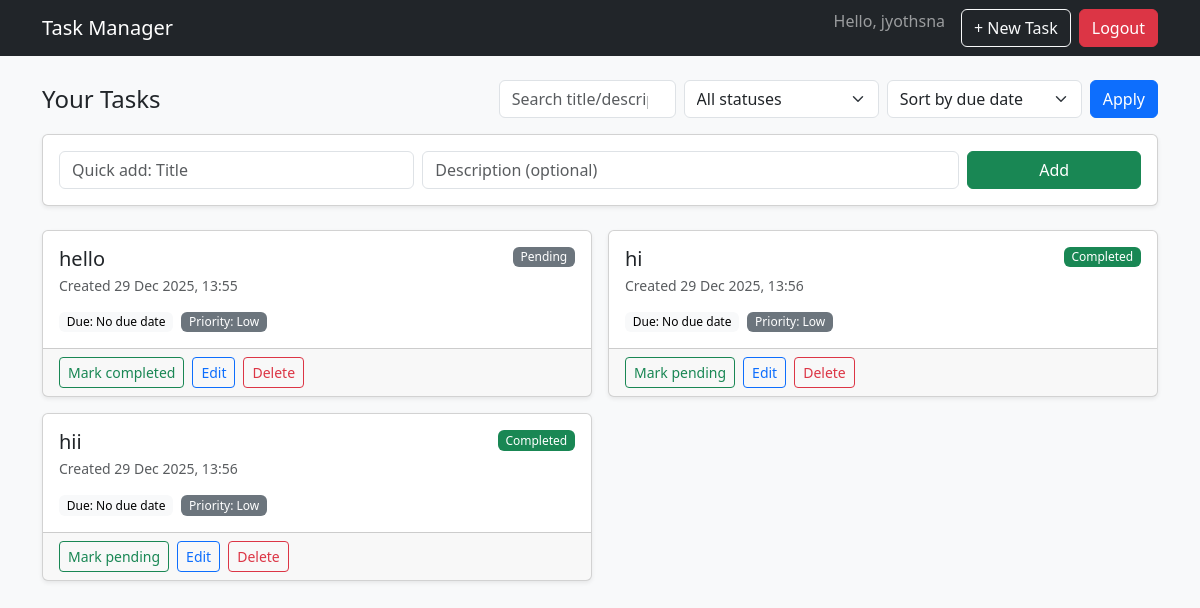
The page / (signed in) on the database its author committed.
### models.py (models this page shows, shortened)
class User(UserMixin, db.Model):
    __tablename__ = 'users'
    id = db.Column(db.Integer, primary_key=True)
    username = db.Column(db.String(150), unique=True, nullable=False)
    email = db.Column(db.String(150), unique=True, nullable=False)
    password_hash = db.Column(db.String(256), nullable=False)

class Task(db.Model):
    __tablename__ = 'tasks'
    id = db.Column(db.Integer, primary_key=True)
    title = db.Column(db.String(150), nullable=False)
    description = db.Column(db.Text, nullable=True)
    status = db.Column(db.String(20), default='Pending', nullable=False)  # Pending/In Progress/Completed
    priority = db.Column(db.Integer, default=1, nullable=False)  # 1=Low, 2=Medium, 3=High
    due_date = db.Column(db.Date, nullable=True)
    created_at = db.Column(db.DateTime, default=datetime.utcnow, nullable=False)
    updated_at = db.Column(db.DateTime, default=datetime.utcnow, onupdate=datetime.utcnow, nullable=False)
    user_id = db.Column(db.Integer, db.ForeignKey('users.id'), nullable=False)
    user = db.relationship('User', backref=db.backref('tasks', lazy=True))
    def due_badge(self):
        if not self.due_date:
            return 'No due date'
        return self.due_date.strftime('%d %b %Y')

### app.py (the view)
    @app.route('/')
    @login_required
    def index():
        q = request.args.get('q', '').strip()
        status = request.args.get('status', '').strip()
        sort = request.args.get('sort', 'due_date').strip()
        tasks_query = Task.query.filter_by(user_id=current_user.id)
        if q:
            like = f"%{q}%"
            tasks_query = tasks_query.filter(
                or_(Task.title.ilike(like), Task.description.ilike(like))
            )
        if status:
            tasks_query = tasks_query.filter(Task.status == status)
        if sort == 'created_at':
            tasks_query = tasks_query.order_by(Task.created_at.desc())
        elif sort == 'priority':
            tasks_query = tasks_query.order_by(Task.priority.desc(), Task.due_date.asc())
        else:
            tasks_query = tasks_query.order_by(Task.due_date.asc().nullslast())
        tasks = tasks_query.all()
        quick_form = TaskQuickForm()
        return render_template(
            'index.html',
            tasks=tasks,
            q=q,
            status=status,
            sort=sort,
            form=quick_form
        )

### forms.py
class TaskQuickForm(FlaskForm):
    title = StringField('Title', validators=[DataRequired(), Length(max=150)])
    description = StringField('Description', validators=[Optional(), Length(max=300)])
    submit = SubmitField('Add')

### templates/index.html (shortened to what this page needs)
{% extends 'base.html' %}
{% block content %}
<div class="d-flex justify-content-between align-items-center mb-3">
  <h4 class="mb-0"> Your Tasks</h4>
  <form class="d-flex" method="get" action="{{ url_for('index') }}">
    <input class="form-control me-2" type="search" name="q" value="{{ q }}" placeholder="Search title/description">
    <select class="form-select me-2" name="status">
      <option value="">All statuses</option>
    </select>
    <select class="form-select me-2" name="sort">
      <option value="due_date" {% if sort=='due_date' %}selected{% endif %}>Sort by due date</option>
    </select>
    <button class="btn btn-primary" type="submit"> Apply</button>
  </form>
</div>
<div class="card mb-4 shadow-sm">
  <div class="card-body">
    <form class="row g-2" method="post" action="{{ url_for('quick_add') }}">
      <div class="col-md-4">
        {{ form.title(class_="form-control", placeholder="Quick add: Title") }}
      </div>
      <div class="col-md-6">
        {{ form.description(class_="form-control", placeholder="Description (optional)") }}
      </div>
      <div class="col-md-2 d-grid">
        {{ form.submit(class_="btn btn-success") }}
      </div>
    </form>
  </div>
</div>
{% if tasks|length == 0 %}
  <div class="text-center text-muted py-5">
    <p><i class="bi bi-emoji-frown"></i> No tasks yet. Create one to get started.</p>
  </div>
{% else %}
  <div class="row row-cols-1 row-cols-md-2 g-3">
    {% for task in tasks %}
      <div class="col">
        <div class="card shadow-sm task-card">
          <div class="card-body">
            <div class="d-flex justify-content-between align-items-start">
              <div>
                <h5 class="card-title mb-1">{{ task.title }}</h5>
                <p class="text-muted mb-2 small">
                   Created {{ task.created_at.strftime('%d %b %Y, %H:%M') }}
                </p>
              </div>
              <span class="badge bg-{{ 'success' if task.status=='Completed' else ('warning' if task.status=='In Progress' else 'secondary') }}">
                {{ task.status }}
              </span>
            </div>
            <div class="d-flex flex-wrap gap-2 align-items-center mt-2">
              <span class="badge text-bg-light"> Due: {{ task.due_badge() }}</span>
              <span class="badge text-bg-{{ 'danger' if task.priority==3 else ('primary' if task.priority==2 else 'secondary') }}">
                 Priority: {{ 'High' if task.priority==3 else ('Medium' if task.priority==2 else 'Low') }}
              </span>
            </div>
          </div>
          <div class="card-footer d-flex gap-2">
            <form method="post" action="{{ url_for('toggle_status', task_id=task.id) }}">
              <button class="btn btn-outline-success btn-sm" type="submit">
                {% if task.status!='Completed' %}
                   Mark completed
                {% else %}
                   Mark pending
                {% endif %}
              </button>
            </form>
            <a href="{{ url_for('edit_task', task_id=task.id) }}" class="btn btn-outline-primary btn-sm">
               Edit
            </a>
            <button class="btn btn-outline-danger btn-sm" data-bs-toggle="modal" data-bs-target="#deleteModal{{ task.id }}">
               Delete
            </button>
          </div>
        </div>
      </div>
    {% endfor %}
  </div>
{% endif %}
{% endblock %}

### templates/base.html (shortened to what this page needs)
<!doctype html>
<html lang="en">
<head>
  <link href="https://cdn.jsdelivr.net/npm/bootstrap@5.3.2/dist/css/bootstrap.min.css" rel="stylesheet">
  <link href="{{ url_for('static', filename='styles.css') }}" rel="stylesheet">
</head>
<body class="bg-light">
<nav class="navbar navbar-expand-lg navbar-dark bg-dark mb-4">
  <div class="container">
    <a class="navbar-brand" href="{{ url_for('index') }}">Task Manager</a>
    <div class="collapse navbar-collapse justify-content-end" id="navbarNav">
      <ul class="navbar-nav">
        {% if current_user.is_authenticated %}
          <li class="nav-item">
            <span class="navbar-text me-3">Hello, {{ current_user.username }}</span>
          </li>
          <li class="nav-item">
            <a class="btn btn-outline-light me-2" href="{{ url_for('create_task') }}">+ New Task</a>
          </li>
          <li class="nav-item">
            <a class="btn btn-danger" href="{{ url_for('logout') }}">Logout</a>
          </li>
        {% endif %}
      </ul>
    </div>
  </div>
</nav>
<main class="container">
  {% block content %}{% endblock %}
</main>
</body>
</html>

### templates/static/styles.css (style rules this page uses)
body { scroll-behavior: smooth; }
.card .badge { font-weight: 500; }

### rows shown on the page
User: username "jyothsna"
Task: title "hello", created_at "29 Dec 2025, 13:55", status "Pending", due_badge "No due date", priority "Low", shows "Mark completed"
Task: title "hi", created_at "29 Dec 2025, 13:56", status "Completed", due_badge "No due date", priority "Low", shows "Mark pending"
Task: title "hii", created_at "29 Dec 2025, 13:56", status "Completed", due_badge "No due date", priority "Low", shows "Mark pending"
